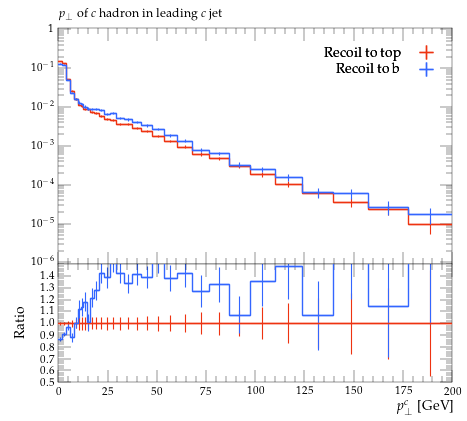

Generate this figure with Python:
#! /usr/bin/env python

# This Python script was auto-generated using YODA v2.0.2.
# Analysis object: /MC_HFJETS/ptCHadrLead
# Timestamp: 30-07-2026 (15:57:45)

import matplotlib as mpl
import matplotlib.pyplot as plt
mpl.use('Agg') # comment out for interactive use
import os
import numpy as np

plotDir = os.path.split(os.path.realpath(__file__))[0]
if 'YODA_USER_PLOT_PATH' in globals():
    plot_outdir = globals()['YODA_USER_PLOT_PATH']
else:
    plot_outdir = plotDir

#plot style
plt.style.use(os.path.join(plotDir, '../default.mplstyle'))
# plot metadata
figW, figH = plt.rcParams['figure.figsize']
ax_xLabel = r'$p_\perp^c$ [GeV]'
ax_yLabel = r''
ax_title  = r'$p_\perp$ of $c$ hadron in leading $c$ jet'
ax_xScale = 'linear'
ax_yScale = 'log'
xLims = (0.0, 200.0)
yLims = (9e-07, 1.1)

# TeX-friendly labels for the legend
labels = {
    'legend' : ([ r"Recoil to top", r"Recoil to b" ], r""),
}

# Adjust canvas width and height
canvasW = 10.0
canvasH = 9.0
figW *= canvasW/10.
figH *= canvasH/9.

# Create figure and axis objects
fig, (ax, ratio0_ax) = plt.subplots(2, 1, sharex=True,
                  figsize=(figW,figH), gridspec_kw={'height_ratios': (6.0, 3.0)})

# Set figure margins
plt.subplots_adjust(
    left   = 1.0 * plt.rcParams['figure.subplot.left'],
    right  = 1.0 * plt.rcParams['figure.subplot.right'],
    top    = 1.0 * plt.rcParams['figure.subplot.top'],
    bottom = 1.0 * plt.rcParams['figure.subplot.bottom'])

ratio0_ax.yaxis.set_major_locator(mpl.ticker.MultipleLocator(0.1))
ratio0_ax.set_ylim(0.5, 1.4999)
ratio0_ax.set_ylabel('Ratio')

# the numerical data is stored in a separate file
dataf = dict()
prefix = os.path.split(__file__)[0]
if prefix:    prefix = prefix + '/'
exec(open(prefix+'ptCHadrLead__data.py').read(), dataf)


legend_handles = dict() # keep track of handles for the legend

# style options for curves
# starts at zorder>=5 to draw curve on top of legend
styles = {
  'recoil_t': {
    'color' : '#EE3311',
    'linestyle' : '-',
    'linewidth' : 1,
    'marker' : 'none',
    'markersize' : 2,
    'capsize' : 0.0,
    'zorder' : 5,
    'histstyle' : 1,
    'drawstyle' : 'steps-pre',
    'xerrorbars' : 1,
    'yerrorbars' : 1,
    'fillcolor' : None,
    'fillopacity' : 1.0,
    'ratio0_linestyle' : '-',
    'ratio0_linewidth' : 1,
    'ratio0_marker' : 'none',
    'ratio0_markersize' : 2,
    'ratio0_capsize' : 0.0,
    'ratio0_zorder' : 5,
    'ratio0_histstyle' : 1,
    'ratio0_drawstyle' : 'steps-pre',
    'ratio0_xerrorbars' : 1,
    'ratio0_yerrorbars' : 1,
  },
  'recoil_b': {
    'color' : '#3366FF',
    'linestyle' : '-',
    'linewidth' : 1,
    'marker' : 'none',
    'markersize' : 2,
    'capsize' : 0.0,
    'zorder' : 6,
    'histstyle' : 1,
    'drawstyle' : 'steps-pre',
    'xerrorbars' : 1,
    'yerrorbars' : 1,
    'fillcolor' : None,
    'fillopacity' : 1.0,
    'ratio0_linestyle' : '-',
    'ratio0_linewidth' : 1,
    'ratio0_marker' : 'none',
    'ratio0_markersize' : 2,
    'ratio0_capsize' : 0.0,
    'ratio0_zorder' : 6,
    'ratio0_histstyle' : 1,
    'ratio0_drawstyle' : 'steps-pre',
    'ratio0_xerrorbars' : 1,
    'ratio0_yerrorbars' : 1,
  },
}

# curve from input yoda files in main panel
for label, yvals in dataf['yvals'].items():
    if all(np.isnan(v) for v in dataf['yvals'][label]):
        continue
    tmp = None
    if styles[label]['histstyle']: # draw as histogram
        xpos = dataf['xedges'][label] if styles[label]['drawstyle'] else dataf['xpoints'][label]
        ypos = np.insert(yvals, 0, yvals[0]) if styles[label]['drawstyle'] else yvals
        if styles[label]['fillcolor']: # fill area below curve
            ax.fill_between(xpos, ypos, step='pre',
                            color=styles[label]['fillcolor'],
                            alpha=styles[label]['fillopacity'])
        tmp, = ax.plot(xpos, ypos,
                       color=styles[label]['color'],
                       linestyle=styles[label]['linestyle'],
                       linewidth=styles[label]['linewidth'],
                       drawstyle=styles[label]['drawstyle'], solid_joinstyle='miter',
                       zorder=styles[label]['zorder'], label=label)
    tmp = ax.errorbar(dataf['xpoints'][label], yvals,
                      xerr=np.array(dataf['xerrs'][label])*styles[label]['xerrorbars'],
                      yerr=np.array(dataf['yerrs'][label])*styles[label]['yerrorbars'],
                      fmt=styles[label]['marker'], capsize=styles[label]['capsize'],
                      markersize=styles[label]['markersize'],
                      ecolor=styles[label]['color'],
                      color=styles[label]['color'], zorder=styles[label]['zorder'])
    tmp[-1][0].set_linestyle(styles[label]['linestyle'])
    tmp[-1][0].set_linewidth(styles[label]['linewidth'])
    if label in dataf['add_legend_handle']:  legend_handles[label] = tmp
    for varLabel in dataf['variation_yvals'].keys():
        if varLabel.startswith(label):
            tmp, = ax.plot(dataf['xedges'][label], dataf['variation_yvals'][varLabel],
                           color=styles[label]['color'],
                           linestyle=styles[label]['linestyle'],
                           linewidth=styles[label]['linewidth'],
                           drawstyle='steps-pre', solid_joinstyle='miter',
                           zorder=styles[label]['zorder'], alpha=0.5)


# plots on ratio panel
# curve from input yoda files in ratio panel
for label, yvals in dataf['ratio0_yvals'].items():
    if all(np.isnan(v) for v in yvals):
        continue
    if styles[label]['ratio0_histstyle']: # plot as histogram
        xpos = dataf['xedges']['recoil_t'] if styles[label]['ratio0_drawstyle'] else dataf['xpoints']['recoil_t']
        ypos = np.insert(yvals, 0, yvals[0]) if styles[label]['ratio0_drawstyle'] else yvals
        ratio0_ax.plot(xpos, ypos,
                       color=styles[label]['color'],
                       linewidth=styles[label]['linewidth'],
                       linestyle=styles[label]['ratio0_linestyle'],
                       drawstyle=styles[label]['ratio0_drawstyle'], zorder=styles[label]['zorder'],
                       solid_joinstyle='miter')
    tmp = ratio0_ax.errorbar(dataf['xpoints']['recoil_t'], yvals,
                             xerr=np.array(dataf['ref_xerrs'])*styles[label]['ratio0_xerrorbars'],
                             yerr=np.array(dataf['ratio0_yerrs'][label])*styles[label]['ratio0_yerrorbars'],
                             fmt=styles[label]['ratio0_marker'], capsize=styles[label]['ratio0_capsize'],
                             markersize=styles[label]['ratio0_markersize'],
                             ecolor=styles[label]['color'],
                             color=styles[label]['color'])
    tmp[-1][0].set_linestyle(styles[label]['ratio0_linestyle'])
    tmp[-1][0].set_linewidth(styles[label]['ratio0_linewidth'])

    for varlabel in dataf['ratio0_variation_vals'].keys():
        if varlabel.startswith(label):
            ratio0_ax.plot(dataf['xedges']['recoil_t'],
                            dataf['ratio0_variation_vals'][varlabel],
                            color=styles[label]['color'],
                            linestyle=styles[label]['linestyle'],
                            linewidth=styles[label]['linewidth'],
                            drawstyle='steps-pre', solid_joinstyle='miter',
                            zorder=1, alpha=0.5)

legend_items = list(legend_handles.values())
ax.add_artist(ax.legend(legend_items,
                        labels['legend'][0],
                        title=labels['legend'][1],
                        alignment='right',
                        loc='upper right',
                        bbox_to_anchor=(1.0, 0.97),markerfirst=False))

# set plot metadata as defined above
ratio0_ax.set_xlabel(ax_xLabel)
ratio0_ax.xaxis.set_label_coords(1., -0.15)
ax.set_ylabel(ax_yLabel, ha='right', va='top')
ax.yaxis.set_label_coords(-0.11, 1.0)
ax.set_title(ax_title, loc='left')
ax.set_xscale(ax_xScale)
ax.set_yscale(ax_yScale)
ax.set_xlim(xLims)
ax.set_ylim(yLims)

# tick formatting
plt.rcParams['xtick.top'] = True
plt.rcParams['ytick.right'] = True
ax.yaxis.set_major_locator(mpl.ticker.LogLocator(base=10.0, numticks=np.inf))
ax.yaxis.set_minor_locator(mpl.ticker.LogLocator(
                           base=10.0, subs=np.arange(0.1, 1, 0.1), numticks=np.inf))
fig.align_ylabels((ax, ratio0_ax))
plt.savefig(os.path.join(plot_outdir, 'ptCHadrLead.pdf'), format='PDF')
plt.savefig(os.path.join(plot_outdir, 'ptCHadrLead.png'), format='PNG')

plt.close(fig)
